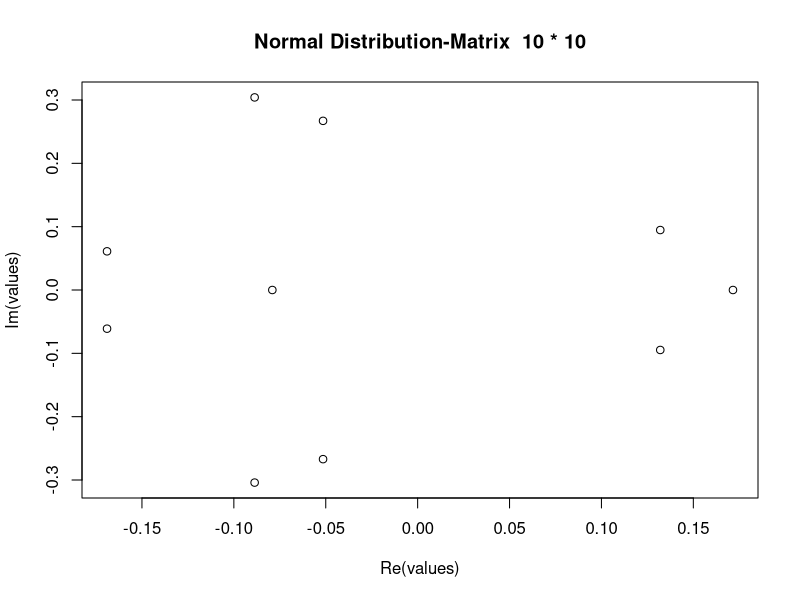
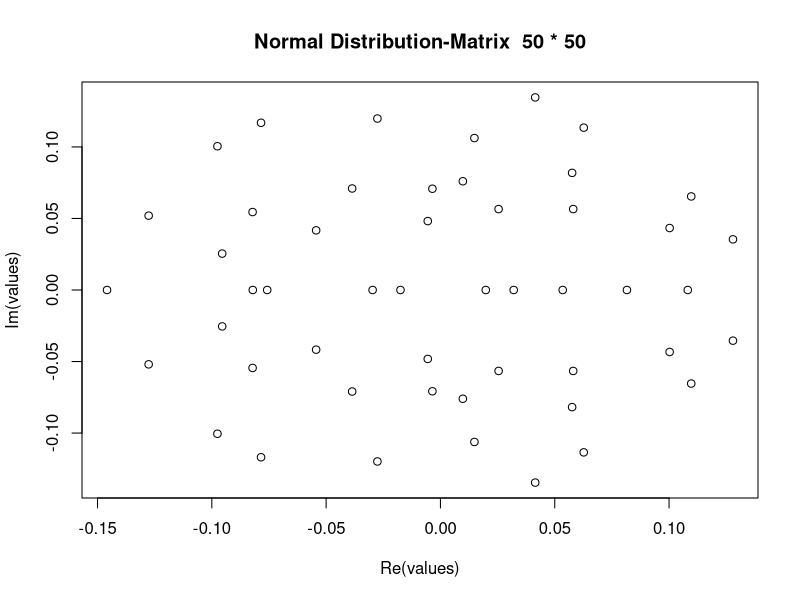
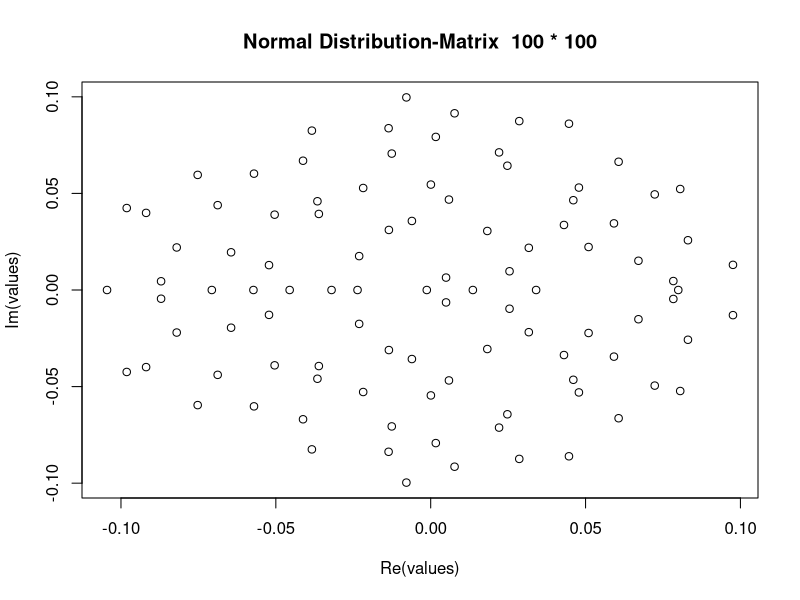
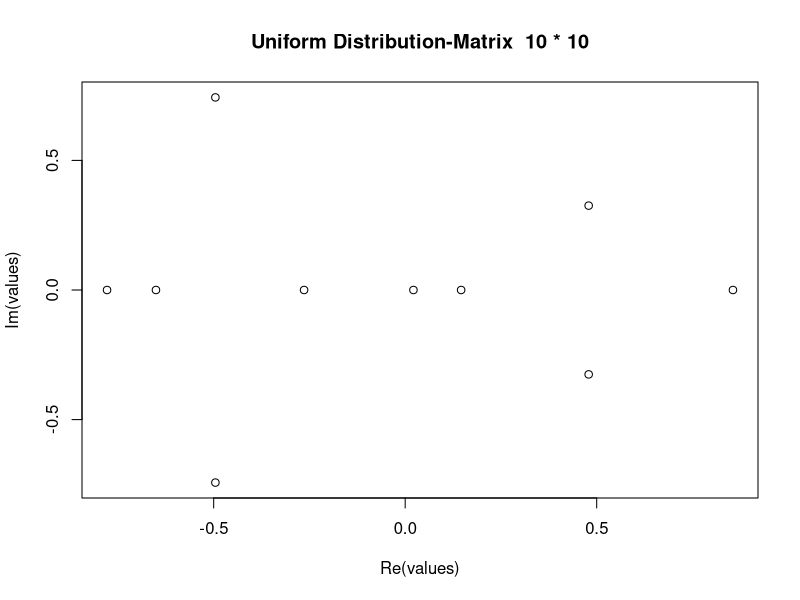
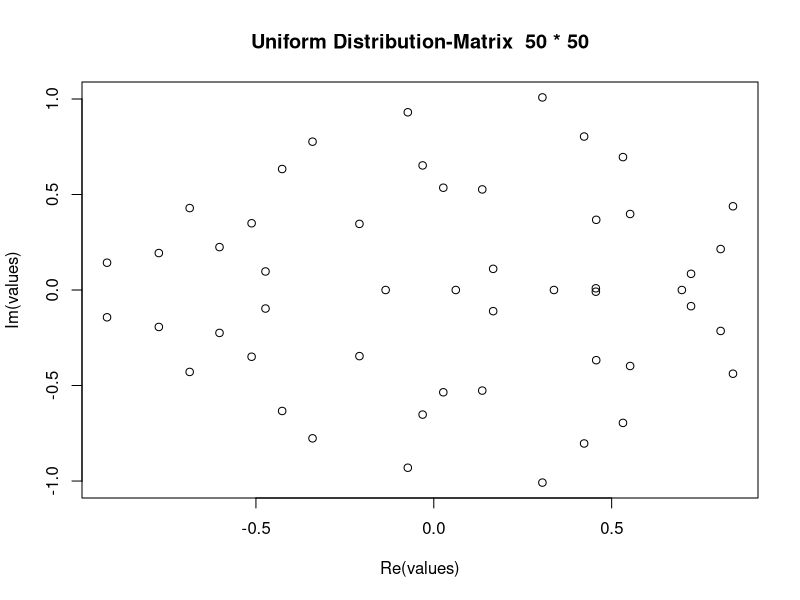
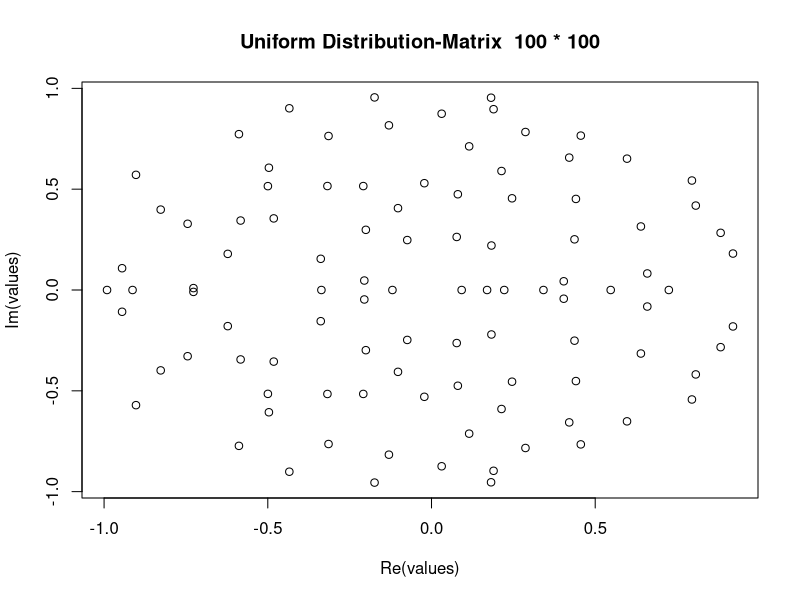
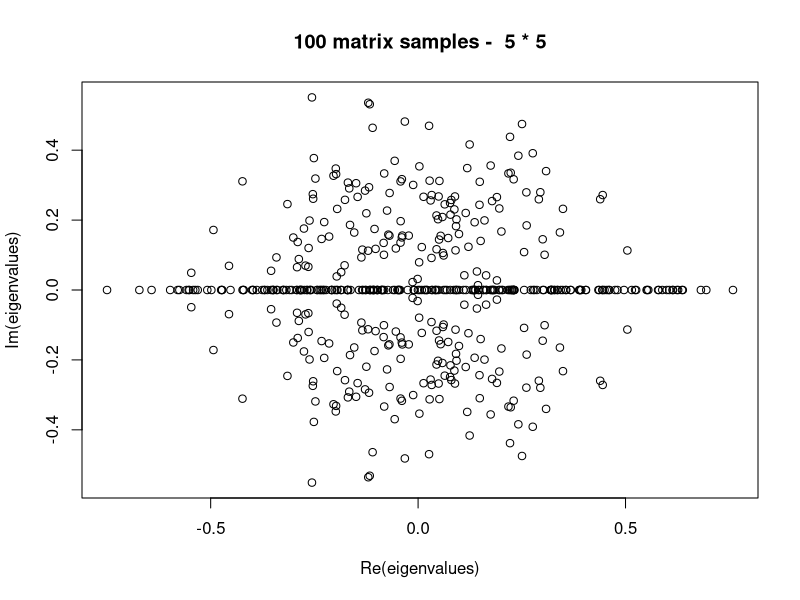
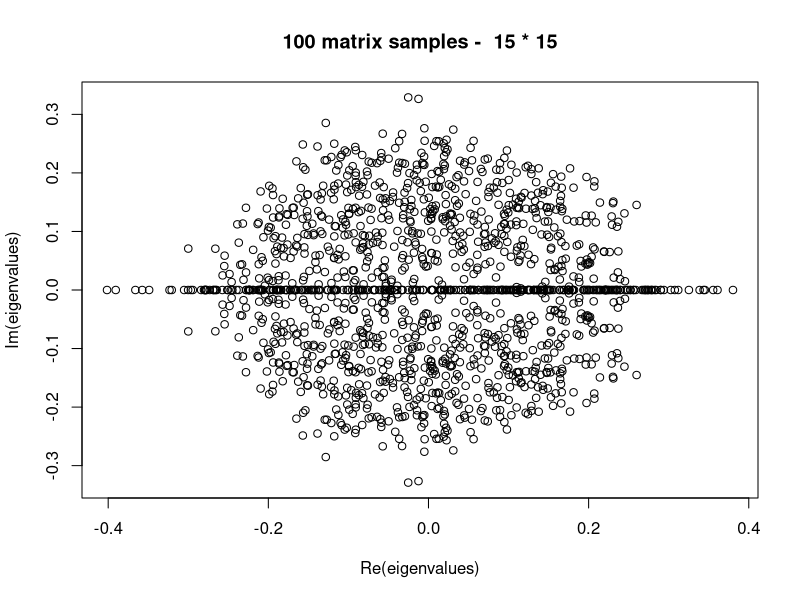

Reproduce these figures in R, in order.
plot.eigen.values.normal <- function(n) {
	mat <- matrix(rnorm(n*n,mean=0,sd=1/n), n, n)
    ev <- eigen(mat)
    values <- ev$values
    plot(values,main=paste("Normal Distribution-Matrix ",n,"*",n ,sep=" "))
}
plot.eigen.values.normal(10)
plot.eigen.values.normal(50)
plot.eigen.values.normal(100)
#plot.eigen.values.normal(1000)

plot.eigen.values.uniform <- function(n) {
	mat <- matrix(runif(n*n, min = -sqrt(3/n), max = sqrt(3/n)), n, n)
    ev <- eigen(mat)
    values <- ev$values
    plot(values,main=paste("Uniform Distribution-Matrix ",n,"*",n ,sep=" "))
}
plot.eigen.values.uniform(10)
plot.eigen.values.uniform(50)
plot.eigen.values.uniform(100)
#plot.eigen.values.uniform(1000)

plot.samples <- function(n) {
    eigenvalues <- c()
    for(i in 1:100)
    {
        mat <- matrix(rnorm(n*n,mean=0,sd=1/n), n, n)
        ev <- eigen(mat)
        eigenvalues <- c(eigenvalues,ev$values)
    }

    plot(eigenvalues,main=paste("100 matrix samples - ",n,"*",n ,sep=" "))
}
plot.samples(5)
plot.samples(15)
plot.samples(60)
plot.samples(100)